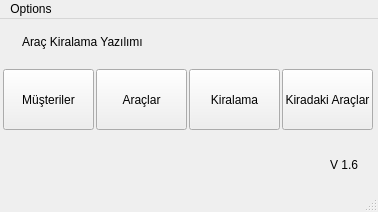
<?xml version="1.0" encoding="UTF-8"?>
<ui version="4.0">
 <class>MainWindow</class>
 <widget class="QMainWindow" name="MainWindow">
  <property name="geometry">
   <rect>
    <x>0</x>
    <y>0</y>
    <width>378</width>
    <height>212</height>
   </rect>
  </property>
  <property name="windowTitle">
   <string>Araç Kiralama Yazılımı V1.6</string>
  </property>
  <widget class="QWidget" name="centralwidget">
   <widget class="QLabel" name="label_2">
    <property name="geometry">
     <rect>
      <x>330</x>
      <y>130</y>
      <width>31</width>
      <height>31</height>
     </rect>
    </property>
    <property name="text">
     <string>V 1.6</string>
    </property>
   </widget>
   <widget class="QLabel" name="label">
    <property name="geometry">
     <rect>
      <x>22</x>
      <y>-8</y>
      <width>221</width>
      <height>61</height>
     </rect>
    </property>
    <property name="text">
     <string>Araç Kiralama Yazılımı</string>
    </property>
   </widget>
   <widget class="QPushButton" name="p_musteri">
    <property name="geometry">
     <rect>
      <x>3</x>
      <y>50</y>
      <width>91</width>
      <height>61</height>
     </rect>
    </property>
    <property name="text">
     <string>Müşteriler</string>
    </property>
   </widget>
   <widget class="QPushButton" name="p_araclar">
    <property name="geometry">
     <rect>
      <x>96</x>
      <y>50</y>
      <width>91</width>
      <height>61</height>
     </rect>
    </property>
    <property name="text">
     <string>Araçlar</string>
    </property>
   </widget>
   <widget class="QPushButton" name="p_kiralama">
    <property name="geometry">
     <rect>
      <x>189</x>
      <y>50</y>
      <width>91</width>
      <height>61</height>
     </rect>
    </property>
    <property name="text">
     <string>Kiralama</string>
    </property>
   </widget>
   <widget class="QPushButton" name="p_kiradakiaraclar">
    <property name="geometry">
     <rect>
      <x>282</x>
      <y>50</y>
      <width>91</width>
      <height>61</height>
     </rect>
    </property>
    <property name="text">
     <string>Kiradaki Araçlar</string>
    </property>
   </widget>
  </widget>
  <widget class="QMenuBar" name="menubar">
   <property name="geometry">
    <rect>
     <x>0</x>
     <y>0</y>
     <width>378</width>
     <height>21</height>
    </rect>
   </property>
   <widget class="QMenu" name="menuOptions">
    <property name="title">
     <string>Options</string>
    </property>
   </widget>
   <addaction name="menuOptions"/>
  </widget>
  <widget class="QStatusBar" name="statusbar"/>
 </widget>
 <resources/>
 <connections/>
</ui>
